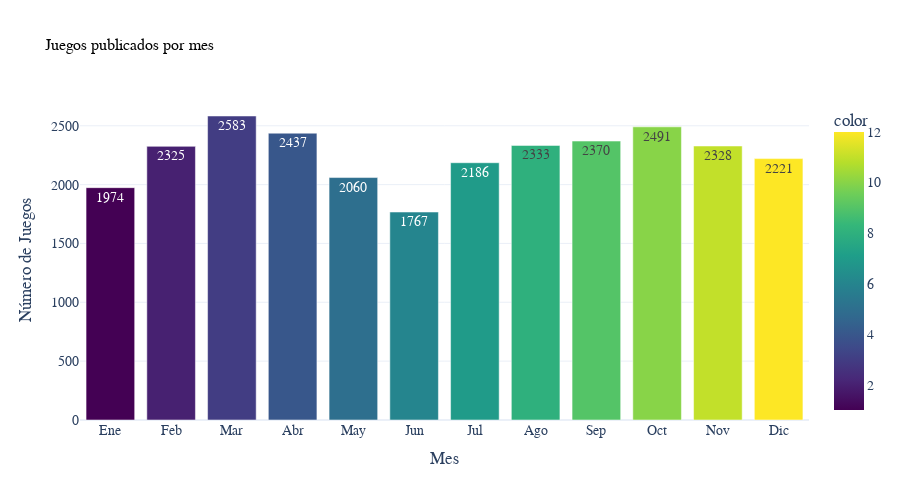

Here is the notebook cell this chart was saved with:
### Code cell
fig = px.bar(x=games_per_month.index,
             y=games_per_month.values,
             title='Juegos publicados por mes',
             labels={'x': 'Mes', 'y': 'Número de Juegos'},
             color=games_per_month.index,
             color_continuous_scale='Viridis',
             text=games_per_month.values)

# Personalizar el gráfico
fig.update_layout(
    xaxis=dict(tickmode='array', tickvals=list(range(1, 13)), ticktext=['Ene', 'Feb', 'Mar', 'Abr', 'May', 'Jun', 'Jul', 'Ago', 'Sep', 'Oct', 'Nov', 'Dic']),
    title_font=dict(family='verdana', size=16, color='black'),
    font=dict(family='verdana', size=14),
    template='plotly_white',
    height=500,
    width=900
)

fig.show()

### Figure 1 — Plotly figure (JSON) as saved in the notebook; plotly's stock layout.template omitted (floating-point values rounded to 4 significant figures)
{"data": [{"alignmentgroup": "True", "hovertemplate": "Mes=%{x}<br>Número de Juegos=%{y}<br>text=%{text}<br>color=%{marker.color}<extra></extra>", "legendgroup": "", "marker": {"color": [1, 2, 3, 4, 5, 6, 7, 8, 9, 10, 11, 12], "coloraxis": "coloraxis", "pattern": {"shape": ""}}, "name": "", "offsetgroup": "", "orientation": "v", "showlegend": false, "text": [1974, 2325, 2583, 2437, 2060, 1767, 2186, 2333, 2370, 2491, 2328, 2221], "textposition": "auto", "type": "bar", "x": [1, 2, 3, 4, 5, 6, 7, 8, 9, 10, 11, 12], "xaxis": "x", "y": [1974, 2325, 2583, 2437, 2060, 1767, 2186, 2333, 2370, 2491, 2328, 2221], "yaxis": "y"}], "layout": {"barmode": "relative", "coloraxis": {"colorbar": {"title": {"text": "color"}}, "colorscale": [[0, "#440154"], [0.1111, "#482878"], [0.2222, "#3e4989"], [0.3333, "#31688e"], [0.4444, "#26828e"], [0.5556, "#1f9e89"], [0.6667, "#35b779"], [0.7778, "#6ece58"], [0.8889, "#b5de2b"], [1, "#fde725"]]}, "font": {"family": "verdana", "size": 14}, "height": 500, "legend": {"tracegroupgap": 0}, "title": {"font": {"color": "black", "family": "verdana", "size": 16}, "text": "Juegos publicados por mes"}, "width": 900, "xaxis": {"anchor": "y", "domain": [0, 1], "tickmode": "array", "ticktext": ["Ene", "Feb", "Mar", "Abr", "May", "Jun", "Jul", "Ago", "Sep", "Oct", "Nov", "Dic"], "tickvals": [1, 2, 3, 4, 5, 6, 7, 8, 9, 10, 11, 12], "title": {"text": "Mes"}}, "yaxis": {"anchor": "x", "domain": [0, 1], "title": {"text": "Número de Juegos"}}}}
